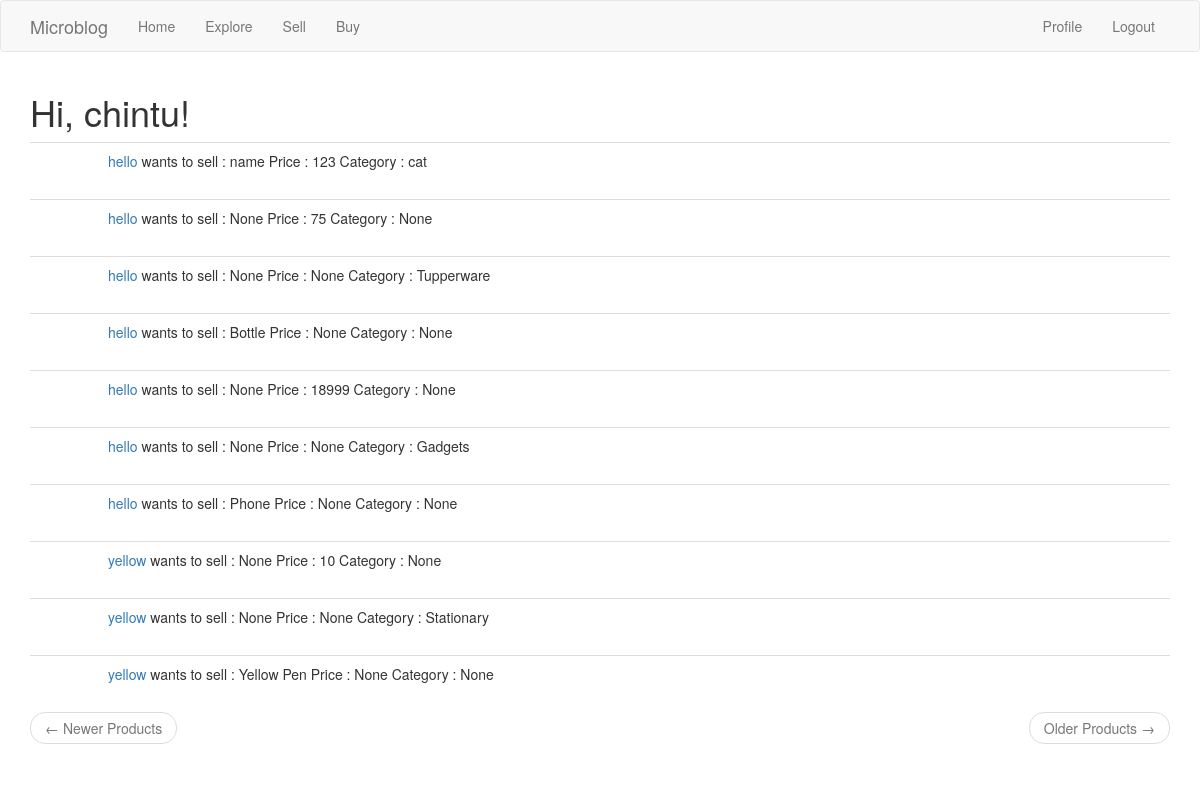
Page /buyproduct (signed in) on the earlier database version.
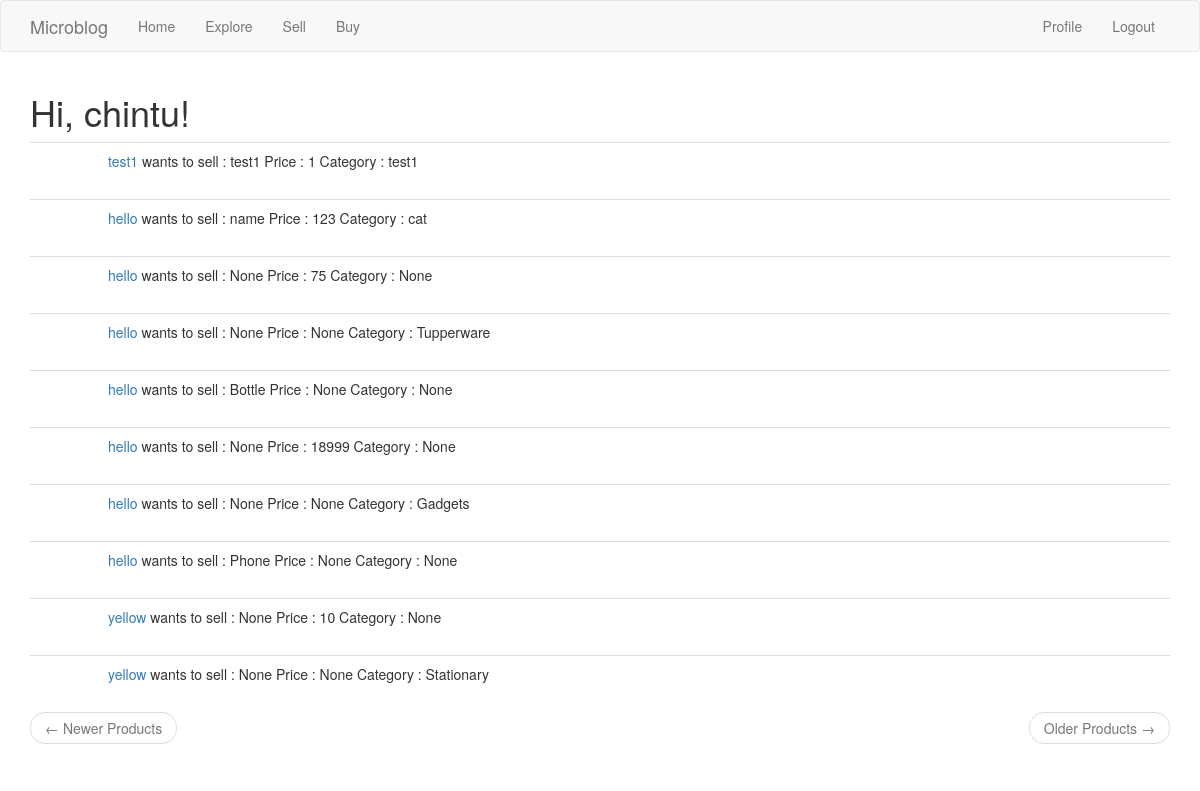
Same page on the later database version.
### app/models.py (models this page shows, shortened)
class User(UserMixin, db.Model):
    id = db.Column(db.Integer, primary_key=True)
    username = db.Column(db.String(64), index=True, unique=True)
    email = db.Column(db.String(120), index=True, unique=True)
    password_hash = db.Column(db.String(128))
    about_me = db.Column(db.String(140))
    gender = db.Column(db.Boolean)
    followed = db.relationship(
        'User', secondary=followers,
        primaryjoin=(followers.c.follower_id == id),
        secondaryjoin=(followers.c.followed_id == id),
        backref=db.backref('followers', lazy='dynamic'), lazy='dynamic')
    last_seen = db.Column(db.DateTime, default=datetime.utcnow)
    posts = db.relationship('Post', backref='author', lazy='dynamic')
    products = db.relationship('Product', backref='author', lazy='dynamic')
    def avatar(self, size):
        digest = md5(self.email.lower().encode('utf-8')).hexdigest()
        return 'https://www.gravatar.com/avatar/{}?d=identicon&s={}'.format(
            digest, size)

class Product(db.Model):
    id = db.Column(db.Integer, primary_key=True)
    body = db.Column(db.String(140))
    rate = db.Column(db.Integer)
    category = db.Column(db.String(140))
    timestamp = db.Column(db.DateTime, index=True, default=datetime.utcnow)
    user_id = db.Column(db.Integer, db.ForeignKey('user.id'))

### app/routes.py (the view)
@app.route('/buyproduct')
@login_required
def buyproduct():
    page = request.args.get('page', 1, type=int)
    products = Product.query.order_by(Product.timestamp.desc()).paginate(
        page, app.config['PRODUCTS_PER_PAGE'], False)
    next_url = url_for('explore', page=products.next_num) \
        if products.has_next else None
    prev_url = url_for('explore', page=products.prev_num) \
        if products.has_prev else None
    return render_template("buy.html", title='Buy', products=products.items)

### app/models.py (called while the page is built)
@login.user_loader
def load_user(id):
    return User.query.get(int(id))

### app/routes.py (called while the page is built)
@app.before_request
def before_request():
    if current_user.is_authenticated:
        current_user.last_seen = datetime.utcnow()
        db.session.commit()

### app/templates/buy.html (shortened to what this page needs)
{% extends "base.html" %}
{% import 'bootstrap/wtf.html' as wtf %}
{% block app_content %}
    <h1>Hi, {{ current_user.username }}!</h1>
    {% for product in products %}
        {% include '_product.html' %}
    {% endfor %}
    <nav aria-label="...">
        <ul class="pager">
            <li class="previous{% if not prev_url %} disabled{% endif %}">
                <a href="{{ prev_url or '#' }}">
                    <span aria-hidden="true">&larr;</span> Newer Products
                </a>
            </li>
            <li class="next{% if not next_url %} disabled{% endif %}">
                <a href="{{ next_url or '#' }}">
                    Older Products <span aria-hidden="true">&rarr;</span>
                </a>
            </li>
        </ul>
    </nav>
{% endblock %}

### app/templates/base.html (shortened to what this page needs)
{% extends 'bootstrap/base.html' %}
{% block navbar %}
    <nav class="navbar navbar-default">
        <div class="container">
            <div class="navbar-header">
                <a class="navbar-brand" href="{{ url_for('index') }}">Microblog</a>
            </div>
            <div class="collapse navbar-collapse" id="bs-example-navbar-collapse-1">
                <ul class="nav navbar-nav">
                    <li><a href="{{ url_for('index') }}">Home</a></li>
                    <li><a href="{{ url_for('explore') }}">Explore</a></li>
                    <li><a href="{{ url_for('sell') }}">Sell</a></li>
                      <li><a href="{{ url_for('buyproduct') }}">Buy</a></li>
                </ul>
                <ul class="nav navbar-nav navbar-right">
                    {% if current_user.is_anonymous %}
                    <li><a href="{{ url_for('login') }}">Login</a></li>
                    {% else %}
                    <li><a href="{{ url_for('user', username=current_user.username) }}">Profile</a></li>
                    <li><a href="{{ url_for('logout') }}">Logout</a></li>
                    {% endif %}
                </ul>
            </div>
        </div>
    </nav>
{% endblock %}
{% block content %}
    <div class="container">
        {% block app_content %}{% endblock %}
    </div>
{% endblock %}

### app/templates/_product.html (shortened to what this page needs)
{% if not product.author == current_user %}
<table class="table table-hover">
        <tr>
            <td width="70px">
            </td>
            <td>
                <a href="{{ url_for('user', username=product.author.username) }}">{{ product.author.username }}</a>
                wants to sell : {{ product.body }}
                Price : {{ product.rate }}
                Category : {{ product.category }}
            </td>
        </tr>
    </table>
{% endif %}

Differences in the rows shown:
no longer on this page (row unchanged): Product: author.username "yellow", body "Yellow Pen", rate "None", category "None"
added Product: author.username "test1", body "test1", rate "1", category "test1"
